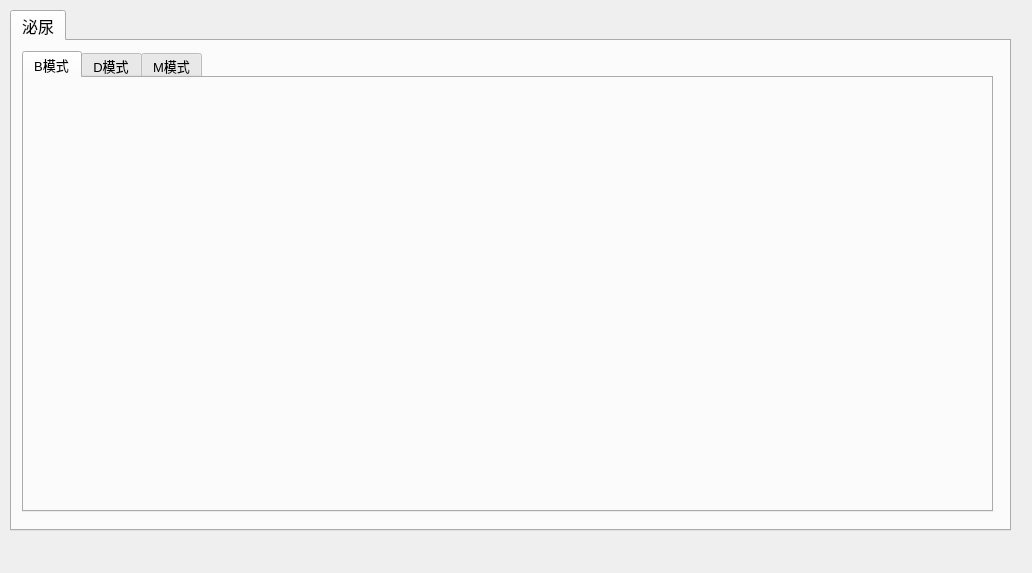
<?xml version="1.0" encoding="UTF-8"?>
<ui version="4.0">
 <class>Form</class>
 <widget class="QWidget" name="Form">
  <property name="geometry">
   <rect>
    <x>0</x>
    <y>0</y>
    <width>1032</width>
    <height>573</height>
   </rect>
  </property>
  <property name="windowTitle">
   <string>Form</string>
  </property>
  <widget class="QTabWidget" name="tabWidget">
   <property name="geometry">
    <rect>
     <x>10</x>
     <y>10</y>
     <width>1001</width>
     <height>521</height>
    </rect>
   </property>
   <property name="font">
    <font>
     <pointsize>12</pointsize>
    </font>
   </property>
   <property name="currentIndex">
    <number>0</number>
   </property>
   <widget class="QWidget" name="tab_uro">
    <property name="font">
     <font>
      <pointsize>12</pointsize>
     </font>
    </property>
    <attribute name="title">
     <string>泌尿</string>
    </attribute>
    <widget class="QTabWidget" name="tabWidget_2">
     <property name="geometry">
      <rect>
       <x>10</x>
       <y>10</y>
       <width>971</width>
       <height>461</height>
      </rect>
     </property>
     <property name="font">
      <font>
       <pointsize>10</pointsize>
      </font>
     </property>
     <property name="currentIndex">
      <number>0</number>
     </property>
     <widget class="QWidget" name="tab_ob_b">
      <attribute name="title">
       <string>B模式</string>
      </attribute>
     </widget>
     <widget class="QWidget" name="tab_ob_d">
      <attribute name="title">
       <string>D模式</string>
      </attribute>
     </widget>
     <widget class="QWidget" name="tab_ob_m">
      <attribute name="title">
       <string>M模式</string>
      </attribute>
     </widget>
    </widget>
   </widget>
  </widget>
 </widget>
 <resources/>
 <connections/>
</ui>
